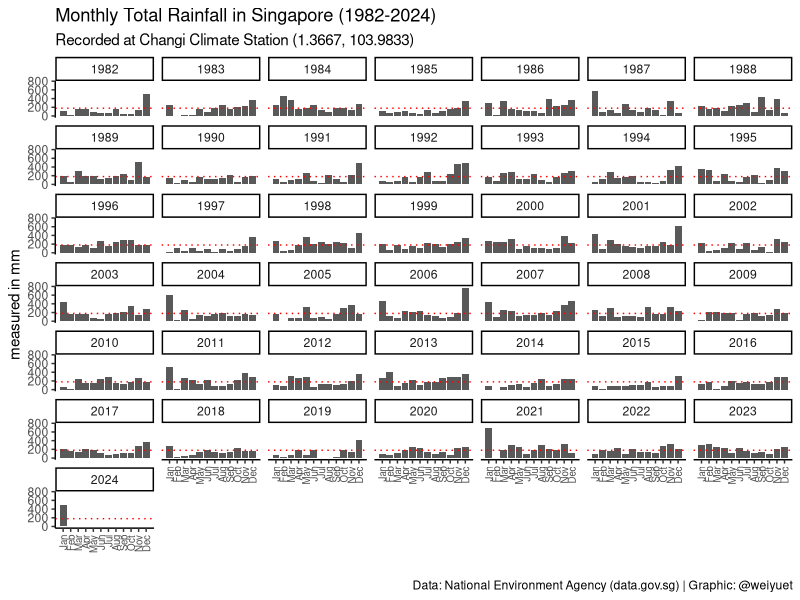
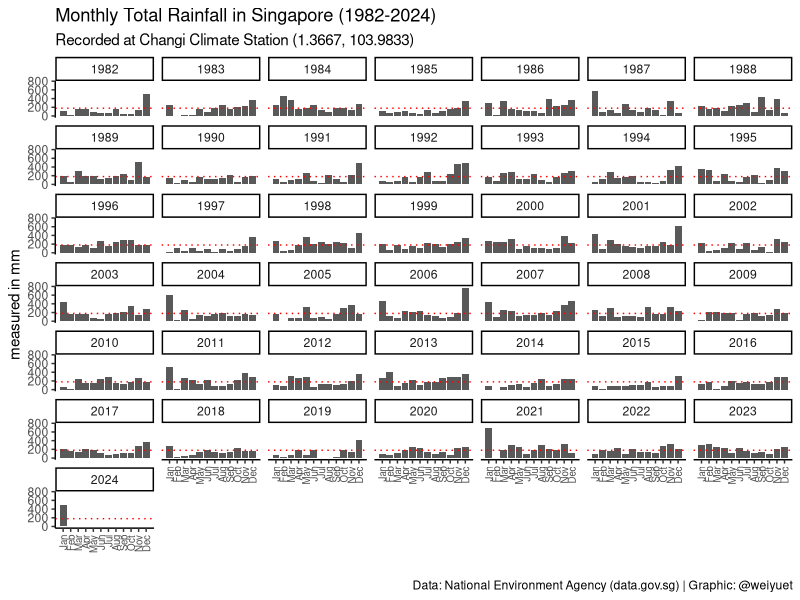

The R source for these figures, in order:
##########################
# Rainfall Monthly Total #
##########################

#### Setup ####
library(tidyverse)
library(glue)

#### Load Data ####
rainfall_monthly_total <- read_csv("data/rainfall-monthly-total/rainfall-monthly-total.csv")

#### Wrangle ####
# Separate year and month
rainfall_monthly_total <- rainfall_monthly_total %>% 
  separate(month, c("year", "month"))

# Convert year and month into numeric
rainfall_monthly_total <- rainfall_monthly_total %>% 
  mutate(year = as.numeric(year),
         month = as.numeric(month))

# Calculate long term mean
rainfall_monthly_total %>% 
  summarize(across(total_rainfall,
                   \(x) mean(x, na.rm = TRUE)))

#### Visualize ####
# How much rain falls in a month in total?
rainfall_monthly_total %>% 
  ggplot(aes(x = month,
             y = total_rainfall)) +
  geom_col() +
  facet_wrap(vars(year)) +
  geom_hline(yintercept = 179,
             linetype = "dotted",
             colour = "red") +
  scale_x_continuous(breaks = 1:12,
                     labels = month.abb[1:12]) +
  labs(x = "",
       y = "measured in mm",
       title = glue("Monthly Total Rainfall in Singapore ({min(rainfall_monthly_total$year)}-{max(rainfall_monthly_total$year)})"),
       subtitle = "Recorded at Changi Climate Station (1.3667, 103.9833)",
       caption = "Data: National Environment Agency (data.gov.sg) | Graphic: @weiyuet") +
  theme_classic() +
  theme(axis.text.x = element_text(angle = 90,
                                   vjust = 0.5,
                                   hjust = 1,
                                   size = 7))

#### Save Image ####
ggsave("figures/rainfall-monthly-total.png",
       width = 8,
       height = 6.5)